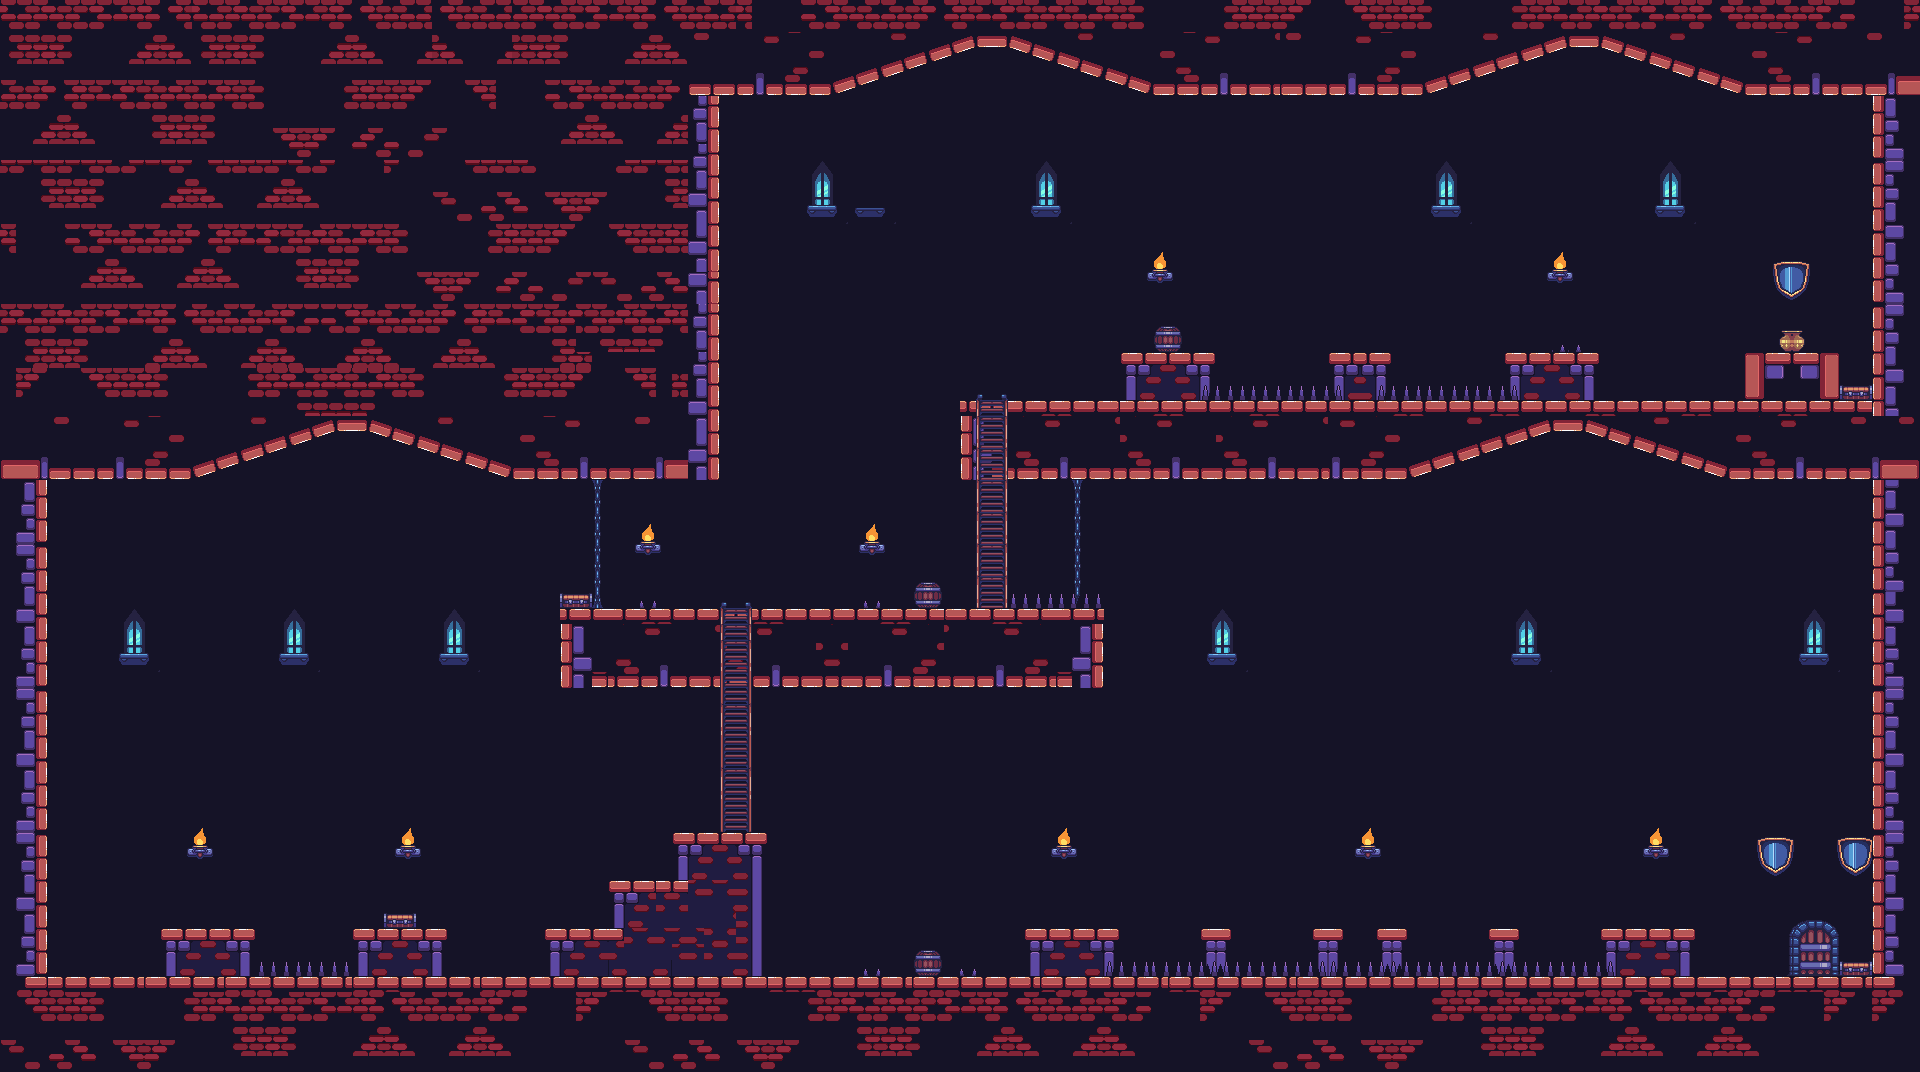

Tiled map render using the project's own tile images. Description and the map definition, with tile-layer contents summarised, below:
An orthogonal 120x67 tile map with 16x16 px tiles, 9 tile layers (Fond, Decord, OnVaDevenirRiche, Collision, ...), 2 tilesets.

<map version="1.5" tiledversion="1.7.2" orientation="orthogonal" renderorder="right-down" width="120" height="67" tilewidth="16" tileheight="16" infinite="0" nextlayerid="11" nextobjectid="9">
 <tileset firstgid="1" source="decors.tsx" />
 <tileset firstgid="3265" source="objet.tsx" />
 <layer id="5" name="Fond" width="120" height="67">
  <data>[8040 cells, 5395 non-empty, 11 distinct tile ids]</data>
 </layer>
 <layer id="9" name="Decord" width="120" height="67">
  <data>[8040 cells, 229 non-empty, 32 distinct tile ids]</data>
 </layer>
 <layer id="10" name="OnVaDevenirRiche" width="120" height="67">
  <data>[8040 cells, 8 non-empty, 1 distinct tile ids]</data>
 </layer>
 <layer id="1" name="Collision" width="120" height="67">
  <data>[8040 cells, 3485 non-empty, 306 distinct tile ids]</data>
 </layer>
 <layer id="4" name="Grimpe" width="120" height="67">
  <data>[8040 cells, 82 non-empty, 6 distinct tile ids]</data>
 </layer>
	<layer id="3" name="Porte ouverte" width="120" height="67">
		<data>[8040 cells, 16 non-empty, 16 distinct tile ids]</data>
	</layer>
	<layer id="11" name="Porte ferme" width="120" height="67">
		<data>[8040 cells, 12 non-empty, 12 distinct tile ids]</data>
	</layer>
 <layer id="2" name="Mort" width="120" height="67">
  <data>[8040 cells, 68 non-empty, 5 distinct tile ids]</data>
 </layer>
 <layer id="7" name="Objet" width="120" height="67">
  <data>[8040 cells, 4 non-empty, 2 distinct tile ids]</data>
 </layer>
</map>
